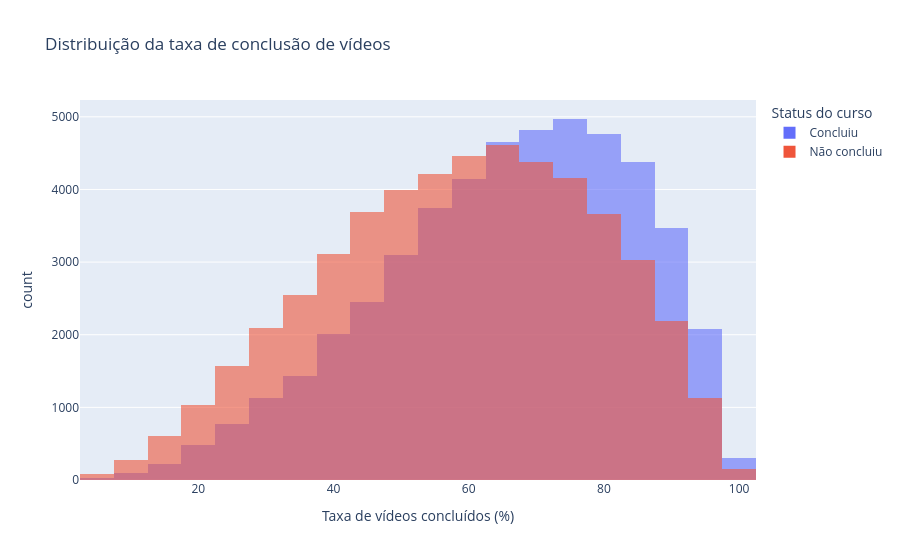

Notebook code cell kept with this figure:
### Markdown cell above
## Histograma: taxa de conclusão de vídeos

### Code cell
fig_video = px.histogram(
    df_chars,
    x="Video_Completion_Rate",
    color="Completed_Label",
    barmode="overlay",
    opacity=0.6,
    nbins=30,
    title="Distribuição da taxa de conclusão de vídeos",
    labels={
        "Video_Completion_Rate": "Taxa de vídeos concluídos (%)",
        "Completed_Label": "Status do curso"
    }
)
fig_video.show()

### Figure 1 — Plotly figure (JSON) as saved in the notebook; plotly's stock layout.template omitted (floating-point values rounded to 4 significant figures; data arrays with more than 128 entries replaced by an {"elided": "..."} marker saying what was removed)
{"data": [{"bingroup": "x", "hovertemplate": "Status do curso=Concluiu<br>Taxa de vídeos concluídos (%)=%{x}<br>count=%{y}<extra></extra>", "legendgroup": "Concluiu", "marker": {"color": "#636efa", "opacity": 0.6, "pattern": {"shape": ""}}, "name": "Concluiu", "nbinsx": 30, "orientation": "v", "showlegend": true, "type": "histogram", "x": {"elided": "49030 float values"}, "xaxis": "x", "yaxis": "y"}, {"bingroup": "x", "hovertemplate": "Status do curso=Não concluiu<br>Taxa de vídeos concluídos (%)=%{x}<br>count=%{y}<extra></extra>", "legendgroup": "Não concluiu", "marker": {"color": "#EF553B", "opacity": 0.6, "pattern": {"shape": ""}}, "name": "Não concluiu", "nbinsx": 30, "orientation": "v", "showlegend": true, "type": "histogram", "x": {"elided": "50970 float values"}, "xaxis": "x", "yaxis": "y"}], "layout": {"barmode": "overlay", "legend": {"title": {"text": "Status do curso"}, "tracegroupgap": 0}, "title": {"text": "Distribuição da taxa de conclusão de vídeos"}, "xaxis": {"anchor": "y", "domain": [0, 1], "title": {"text": "Taxa de vídeos concluídos (%)"}}, "yaxis": {"anchor": "x", "domain": [0, 1], "title": {"text": "count"}}}}
